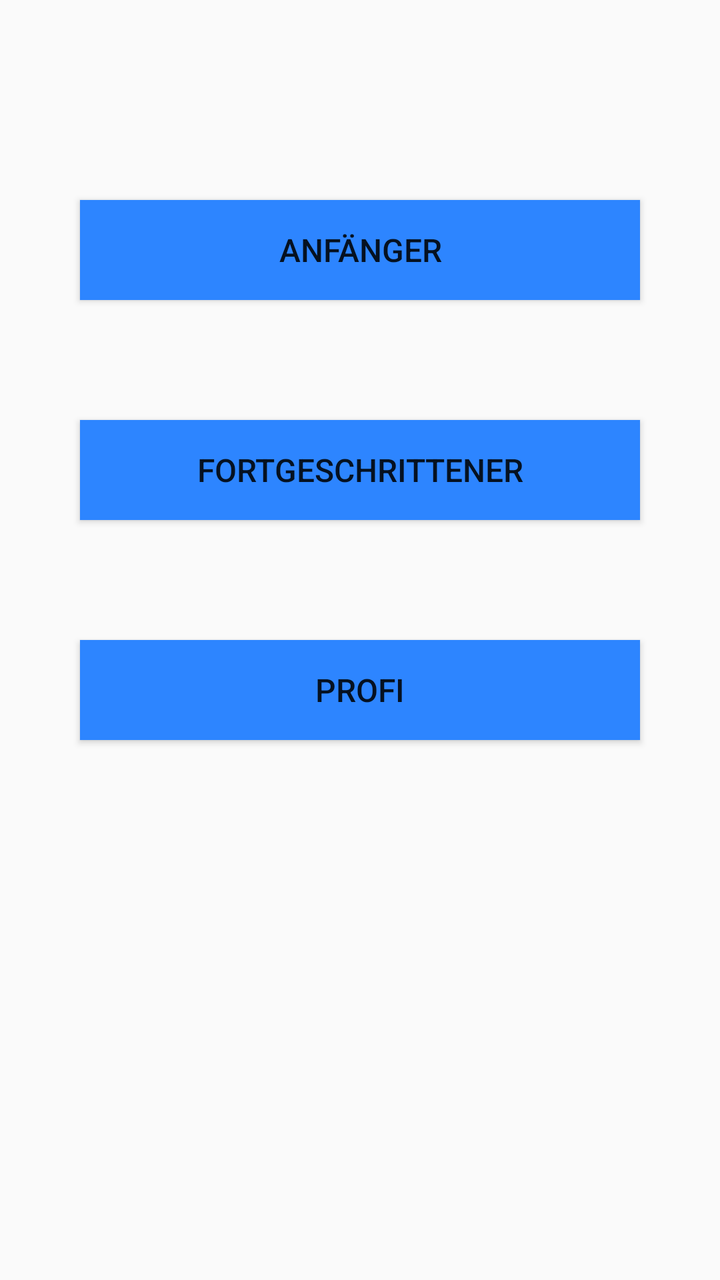
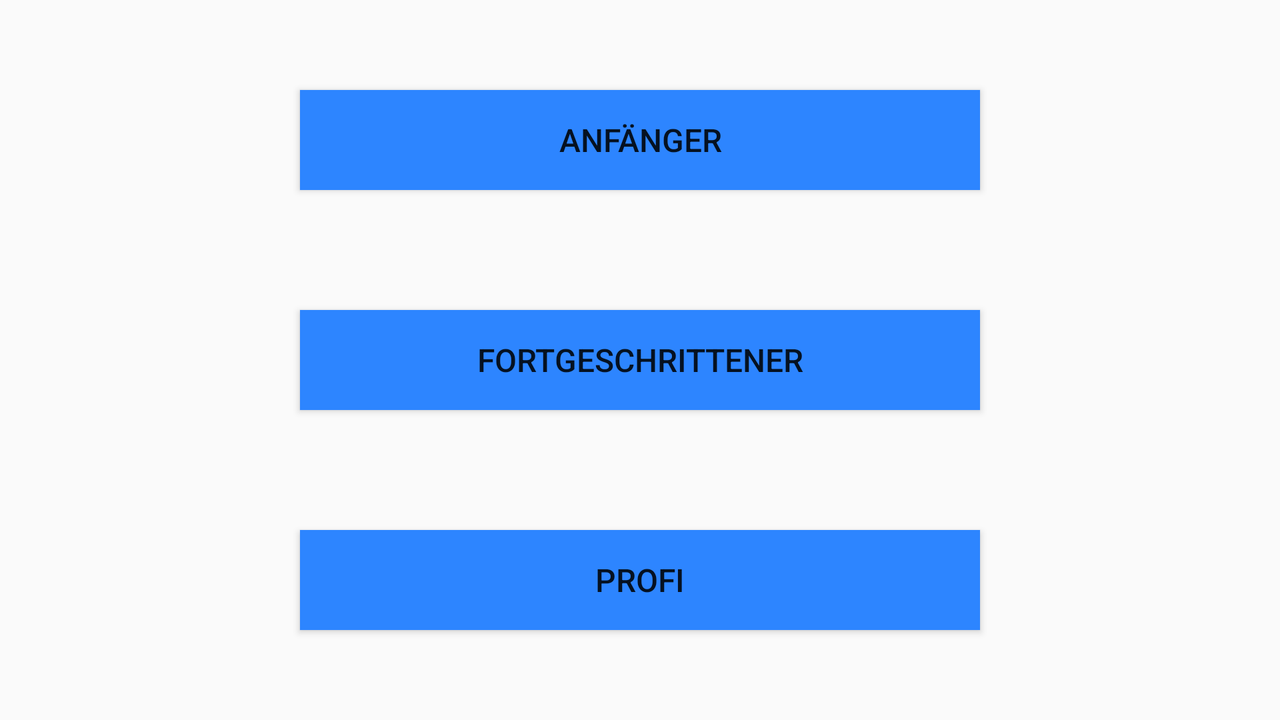

Compare how this app lays out the same screen by default and in its alternative resource folder. The renders come first, then the two layout files and the values they reference.
<!-- AndroidManifest.xml: application theme AppTheme -->
<!-- res/layout/content_difficulty_level.xml -->
<?xml version="1.0" encoding="utf-8"?>
<androidx.constraintlayout.widget.ConstraintLayout xmlns:android="http://schemas.android.com/apk/res/android"
    xmlns:app="http://schemas.android.com/apk/res-auto"
    xmlns:tools="http://schemas.android.com/tools"
    android:layout_width="match_parent"
    android:layout_height="match_parent"
    app:layout_behavior="@string/appbar_scrolling_view_behavior"
    tools:context=".DifficultyLevelActivity"
    tools:showIn="@layout/activity_difficulty_level">

    <Button
        android:id="@+id/beginner_button"
        android:layout_width="match_parent"
        android:layout_height="@dimen/button_height"
        android:layout_marginStart="@dimen/margin_portrait"
        android:layout_marginTop="100dp"
        android:layout_marginEnd="@dimen/margin_portrait"
        android:background="@drawable/button_background"
        android:text="@string/beginner"
        android:textSize="16sp"
        app:layout_constraintEnd_toEndOf="parent"
        app:layout_constraintStart_toStartOf="parent"
        app:layout_constraintTop_toTopOf="parent" />

    <Button
        android:id="@+id/intermediate_button"
        android:layout_width="match_parent"
        android:layout_height="@dimen/button_height"
        android:layout_marginStart="@dimen/margin_portrait"
        android:layout_marginTop="60dp"
        android:layout_marginEnd="@dimen/margin_portrait"
        android:background="@drawable/button_background"
        android:text="@string/intermediate"
        android:textSize="16sp"
        app:layout_constraintEnd_toEndOf="parent"
        app:layout_constraintStart_toStartOf="parent"
        app:layout_constraintTop_toBottomOf="@+id/beginner_button" />

    <Button
        android:id="@+id/pro_button"
        android:layout_width="match_parent"
        android:layout_height="@dimen/button_height"
        android:layout_marginStart="@dimen/margin_portrait"
        android:layout_marginTop="60dp"
        android:layout_marginEnd="@dimen/margin_portrait"
        android:background="@drawable/button_background"
        android:text="@string/pro"
        android:textSize="16sp"
        app:layout_constraintEnd_toEndOf="parent"
        app:layout_constraintStart_toStartOf="parent"
        app:layout_constraintTop_toBottomOf="@+id/intermediate_button" />

</androidx.constraintlayout.widget.ConstraintLayout>
<!-- res/layout/activity_difficulty_level.xml (included above) -->
<?xml version="1.0" encoding="utf-8"?>
<androidx.constraintlayout.widget.ConstraintLayout xmlns:android="http://schemas.android.com/apk/res/android"
    xmlns:app="http://schemas.android.com/apk/res-auto"
    xmlns:tools="http://schemas.android.com/tools"
    android:layout_width="match_parent"
    android:layout_height="match_parent"
    tools:context=".DifficultyLevelActivity">

    <include layout="@layout/content_difficulty_level" />

</androidx.constraintlayout.widget.ConstraintLayout>
<!-- resources referenced by this layout -->
<resources>
  <dimen name="button_height">50dp</dimen>
  <dimen name="margin_portrait">40dp</dimen>
  <!-- drawable button_background (drawable) -->
  <?xml version="1.0" encoding="utf-8"?>
  <shape xmlns:android="http://schemas.android.com/apk/res/android"
      android:shape="rectangle">
      <gradient
          android:angle="135"
          android:centerColor="@color/color_primary"
          android:endColor="@color/color_primary"
          android:startColor="@color/color_primary"
          android:type="linear" />
  </shape>
  <string name="beginner">Anfänger</string>
  <string name="intermediate">Fortgeschrittener</string>
  <string name="pro">Profi</string>
  <style name="AppTheme" parent="Theme.AppCompat.Light.DarkActionBar">
          <item name="colorPrimary">@color/color_primary</item>
          <item name="colorPrimaryDark">@color/color_primary_dark</item>
          <item name="colorAccent">@color/color_accent</item>
      </style>
  <color name="color_primary">#2d85ff</color>
  <color name="color_primary_dark">#0050ff</color>
  <color name="color_accent">#ff0000</color>
</resources>
<!-- res/layout-land/content_difficulty_level.xml (the repository's variant of the layout above) -->
<!-- drawn on the phone turned sideways -->
<?xml version="1.0" encoding="utf-8"?>
<androidx.constraintlayout.widget.ConstraintLayout xmlns:android="http://schemas.android.com/apk/res/android"
    xmlns:app="http://schemas.android.com/apk/res-auto"
    xmlns:tools="http://schemas.android.com/tools"
    android:layout_width="match_parent"
    android:layout_height="match_parent"
    app:layout_behavior="@string/appbar_scrolling_view_behavior"
    tools:context=".DifficultyLevelActivity"
    tools:showIn="@layout/activity_difficulty_level">

    <Button
        android:id="@+id/beginner_button"
        android:layout_width="match_parent"
        android:layout_height="@dimen/button_height"
        android:layout_marginStart="@dimen/margin_land"
        android:layout_marginTop="45dp"
        android:layout_marginEnd="@dimen/margin_land"
        android:background="@drawable/button_background"
        android:text="@string/beginner"
        android:textSize="16sp"
        app:layout_constraintEnd_toEndOf="parent"
        app:layout_constraintStart_toStartOf="parent"
        app:layout_constraintTop_toTopOf="parent" />

    <Button
        android:id="@+id/intermediate_button"
        android:layout_width="match_parent"
        android:layout_height="@dimen/button_height"
        android:layout_marginStart="@dimen/margin_land"
        android:layout_marginEnd="@dimen/margin_land"
        android:background="@drawable/button_background"
        android:text="@string/intermediate"
        android:textSize="16sp"
        app:layout_constraintBottom_toTopOf="@+id/pro_button"
        app:layout_constraintEnd_toEndOf="parent"
        app:layout_constraintHorizontal_bias="0.5"
        app:layout_constraintStart_toStartOf="parent"
        app:layout_constraintTop_toBottomOf="@+id/beginner_button" />

    <Button
        android:id="@+id/pro_button"
        android:layout_width="match_parent"
        android:layout_height="@dimen/button_height"
        android:layout_marginStart="@dimen/margin_land"
        android:layout_marginEnd="@dimen/margin_land"
        android:layout_marginBottom="45dp"
        android:background="@drawable/button_background"
        android:text="@string/pro"
        android:textSize="16sp"
        app:layout_constraintBottom_toBottomOf="parent"
        app:layout_constraintEnd_toEndOf="parent"
        app:layout_constraintStart_toStartOf="parent" />

</androidx.constraintlayout.widget.ConstraintLayout>
<!-- res/layout/content_difficulty_level.xml (included above) -->
<?xml version="1.0" encoding="utf-8"?>
<androidx.constraintlayout.widget.ConstraintLayout xmlns:android="http://schemas.android.com/apk/res/android"
    xmlns:app="http://schemas.android.com/apk/res-auto"
    xmlns:tools="http://schemas.android.com/tools"
    android:layout_width="match_parent"
    android:layout_height="match_parent"
    app:layout_behavior="@string/appbar_scrolling_view_behavior"
    tools:context=".DifficultyLevelActivity"
    tools:showIn="@layout/activity_difficulty_level">

    <Button
        android:id="@+id/beginner_button"
        android:layout_width="match_parent"
        android:layout_height="@dimen/button_height"
        android:layout_marginStart="@dimen/margin_portrait"
        android:layout_marginTop="100dp"
        android:layout_marginEnd="@dimen/margin_portrait"
        android:background="@drawable/button_background"
        android:text="@string/beginner"
        android:textSize="16sp"
        app:layout_constraintEnd_toEndOf="parent"
        app:layout_constraintStart_toStartOf="parent"
        app:layout_constraintTop_toTopOf="parent" />

    <Button
        android:id="@+id/intermediate_button"
        android:layout_width="match_parent"
        android:layout_height="@dimen/button_height"
        android:layout_marginStart="@dimen/margin_portrait"
        android:layout_marginTop="60dp"
        android:layout_marginEnd="@dimen/margin_portrait"
        android:background="@drawable/button_background"
        android:text="@string/intermediate"
        android:textSize="16sp"
        app:layout_constraintEnd_toEndOf="parent"
        app:layout_constraintStart_toStartOf="parent"
        app:layout_constraintTop_toBottomOf="@+id/beginner_button" />

    <Button
        android:id="@+id/pro_button"
        android:layout_width="match_parent"
        android:layout_height="@dimen/button_height"
        android:layout_marginStart="@dimen/margin_portrait"
        android:layout_marginTop="60dp"
        android:layout_marginEnd="@dimen/margin_portrait"
        android:background="@drawable/button_background"
        android:text="@string/pro"
        android:textSize="16sp"
        app:layout_constraintEnd_toEndOf="parent"
        app:layout_constraintStart_toStartOf="parent"
        app:layout_constraintTop_toBottomOf="@+id/intermediate_button" />

</androidx.constraintlayout.widget.ConstraintLayout>
<!-- resources referenced by the variant -->
<!-- as the phone turned sideways resolves them -->
<resources>
  <dimen name="button_height">50dp</dimen>
  <dimen name="margin_land">150dp</dimen>
  <dimen name="margin_portrait">40dp</dimen>
  <!-- drawable button_background (drawable) -->
  <?xml version="1.0" encoding="utf-8"?>
  <shape xmlns:android="http://schemas.android.com/apk/res/android"
      android:shape="rectangle">
      <gradient
          android:angle="135"
          android:centerColor="@color/color_primary"
          android:endColor="@color/color_primary"
          android:startColor="@color/color_primary"
          android:type="linear" />
  </shape>
  <string name="beginner">Anfänger</string>
  <string name="intermediate">Fortgeschrittener</string>
  <string name="pro">Profi</string>
  <style name="AppTheme" parent="Theme.AppCompat.Light.DarkActionBar">
          <item name="colorPrimary">@color/color_primary</item>
          <item name="colorPrimaryDark">@color/color_primary_dark</item>
          <item name="colorAccent">@color/color_accent</item>
      </style>
  <color name="color_primary">#2d85ff</color>
  <color name="color_primary_dark">#0050ff</color>
  <color name="color_accent">#ff0000</color>
</resources>
